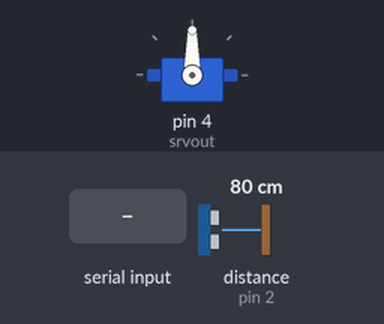
Recording of a sketch running on a simulated Arduino Uno, built with avr-gcc and run on an emulated ATmega328P. Shown: servo. The inputs (shaded band) are chosen by the test bench; at power-on: distance to the obstacle (sensor on pin 2) 80 cm. The echo pulse lasts 58.3 µs per cm; what the sketch prints to the serial monitor is not drawn.

Above: at 1.2 s.
1.3 s: "1" received over the second serial link
At 1.45 s:
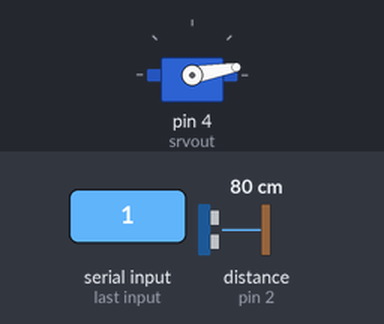
4.3 s: distance to the obstacle (sensor on pin 2) set to 2 cm
At 4.49 s:
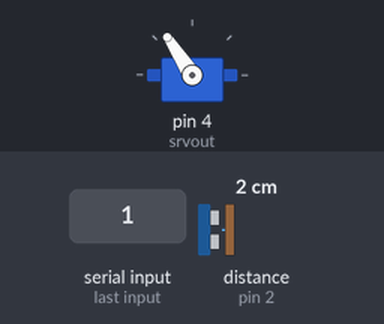
Timing chart, 0 to 13.3 s (numbered marks = the images above; inputs shaded):
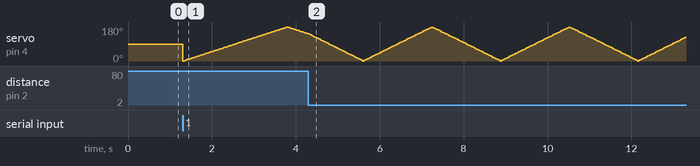

The sketch:

sub_drive.ino
```cpp
#include <Servo.h>
#include <SoftwareSerial.h>

//define Ultrasonic
#define echoPin 2 // attach pin D2 Arduino to pin Echo of HC-SR04
#define trigPin 3 //attach pin D3 Arduino to pin Trig of HC-SR04
#define srvout 4 //attach pin D4 Arduino to move servo

// defines variables

long duration; // variable for the duration of sound wave travel
int distance; // variable for the distance measurement

//defines servo angle start angle (45 - not center!!!)

Servo servo;
int angle = 90;

SoftwareSerial BTSerial(8,9); // RX, TX - Bluetooth

void setup() {
  //Bluetooth:
  Serial.begin(115200);
  Serial.println("Arduino UP locally!");
  // set the data rate for the SoftwareSerial port
  BTSerial.begin(115200);
  BTSerial.println("*1Robot connected*");
  //Servo+ultrasonic:
  pinMode(trigPin, OUTPUT); // Sets the trigPin as an OUTPUT
  pinMode(echoPin, INPUT); // Sets the echoPin as an INPUT
  servo.attach(srvout);
  servo.write(angle);
}
void loop() {
  /* if (mySerial.available()){  HOW Bluetooth read is made
   Serial.write(mySerial.read());
  }
  if (Serial.available()){ HOW BLUETOOTH WRITE IS MADE
   BTSerial.write(Serial.read());
  }
   */
if (BTSerial.available()){   // *** NEED TO DEVELOP STOP CYCLE UPON DISCONNECTION.
  for(angle = 0; angle < 180; angle++)
  {
    // Clears the trigPin condition
  digitalWrite(trigPin, LOW);
  delayMicroseconds(2);
  // Sets the trigPin HIGH (ACTIVE) for 10 microseconds
  digitalWrite(trigPin, HIGH);
  delayMicroseconds(10);
  digitalWrite(trigPin, LOW);
  // Reads the echoPin, returns the sound wave travel time in microseconds
  duration = pulseIn(echoPin, HIGH);
  // Calculating the distance
  distance = duration * 0.034 / 2; // Speed of sound wave divided by 2 (go and back)
    // Displays the distance on the Serial Monitor


    BTSerial.print("*1Distance: ");
    BTSerial.print(distance);
    BTSerial.print(" cm*");
    BTSerial.print("*2Angle: ");
    BTSerial.print(angle);
    BTSerial.println(" deg*");


    servo.write(angle);
    delay(5);
  }
  // now scan back from 180 to 0 degrees
  for(angle = 180; angle > 0; angle--)
  {
    // Clears the trigPin condition
  digitalWrite(trigPin, LOW);
  delayMicroseconds(2);
  // Sets the trigPin HIGH (ACTIVE) for 10 microseconds
  digitalWrite(trigPin, HIGH);
  delayMicroseconds(10);
  digitalWrite(trigPin, LOW);
  // Reads the echoPin, returns the sound wave travel time in microseconds
  duration = pulseIn(echoPin, HIGH);
  // Calculating the distance
  distance = duration * 0.034 / 2; // Speed of sound wave divided by 2 (go and back)
  // Displays the distance on the Serial Monitor

    BTSerial.print("*1Distance: ");
    BTSerial.print(distance);
    BTSerial.print(" cm*");
    BTSerial.print("*2Angle: ");
    BTSerial.print(angle);
    BTSerial.println(" deg*");

    servo.write(angle);
    delay(5);
  }
}
}
```
